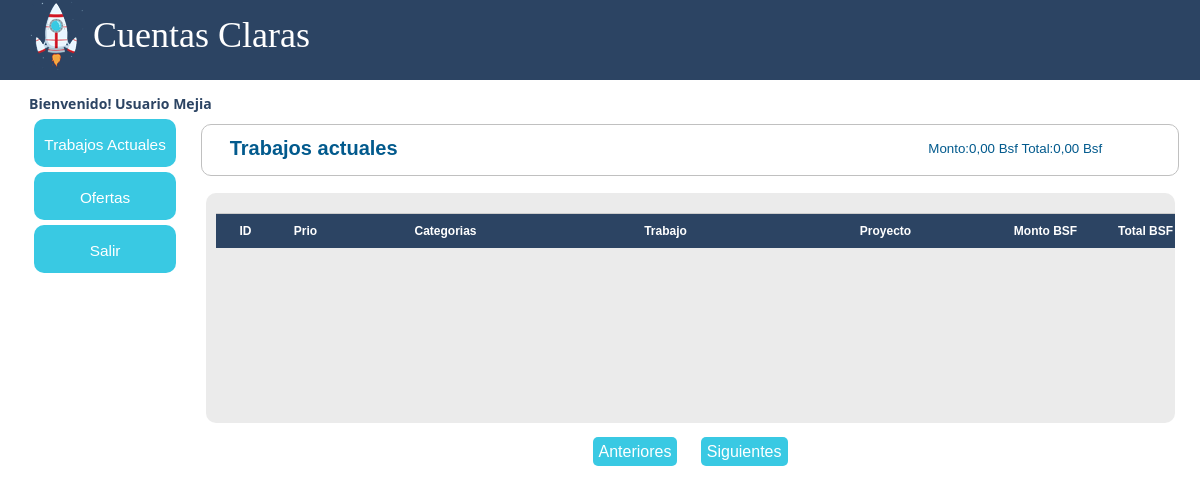
/observacion/trabajos_actuales/trabajos_actuales.php (signed in), run on an earlier commit of the app's database.
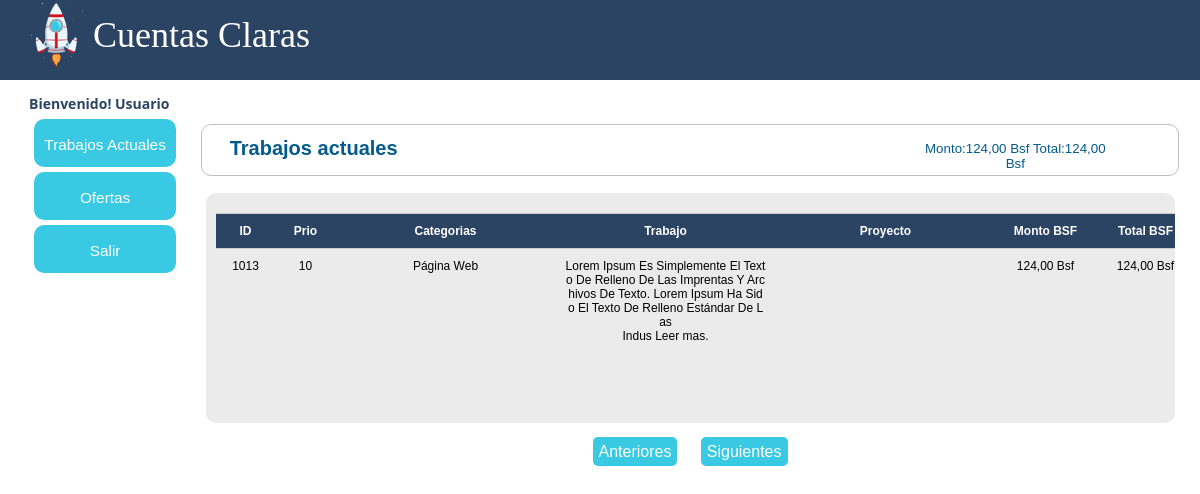
And on a later commit of the database.
### tables this page shows
CREATE TABLE `tb_trabajos_actuales` (
  `id_trab` int(11) NOT NULL AUTO_INCREMENT,
  `fkid_prio` int(11) NOT NULL,
  `fkid_requ` varchar(500) NOT NULL DEFAULT '',
  `proy_trab` varchar(250) NOT NULL,
  `trab_trab` varchar(1000) NOT NULL,
  `form_trab` varchar(20) NOT NULL,
  `moda_trab` varchar(20) NOT NULL,
  `obse_trab` varchar(500) NOT NULL,
  `cant_trab` int(10) NOT NULL,
  `mont_bsf_trab` int(10) NOT NULL,
  `tota_vef_trab` int(10) NOT NULL DEFAULT '0',
  `tiem_esti_trab` varchar(250) NOT NULL,
  `id_usuario` int(11) NOT NULL,
  PRIMARY KEY (`id_trab`)
);

CREATE TABLE `tb_requerimientos` (
  `id_requ` int(11) NOT NULL AUTO_INCREMENT,
  `desc_requ` varchar(250) NOT NULL,
  PRIMARY KEY (`id_requ`)
);

### observacion/controle/vSession.php (called while the page is built, shortened)
<?php
	if (isset($_SESSION['k_username'])) {
		$nomUser = ($_SESSION['k_username']);
		}
		else{
		$valSes = '2';
		}
        ?>

### observacion/include/menu.php (called while the page is built, shortened)
<?php
$rol = $_SESSION["rol"];
?>

### observacion/class/class.php (called while the page is built, shortened)
<?php
class Conectar
{
	public static function conecta()
	{
		$con = mysql_connect("localhost","root","webmastersixaguer");
		return $con;
		}
	}
class TrabajosActuales
{
	private $datos, $datos2,$datos3,$usuarios, $requ, $requ2, $prio1, $prio2, $suma;
	public function __construct()
	{
		$this->datos=array();
	}
	public function listarTrabajosUsuario($usuario)
	{
		$sql = "select * from tb_trabajos_actuales As A inner join tb_usuarios As B on A.id_usuario = B.id_usuario where B.id_rol = 2 and A.id_usuario = $usuario";
		$res = mysql_query($sql,Conectar::conecta());
		while($reg = mysql_fetch_assoc($res))
		{
			$this->datos[] = $reg;
		}
		return $this->datos;
	}
	public function paginadoTrabajosUsuario($inicio,$usuario)
	{
		$sql = "select * from tb_trabajos_actuales As A inner join tb_usuarios As B on A.id_usuario = B.id_usuario where B.id_rol = 2 and A.id_usuario = $usuario order by id_trab desc limit $inicio, 10";
		$res = mysql_query($sql, Conectar::conecta());
		while($reg = mysql_fetch_assoc($res))
		{
			$this->datos[] = $reg;
		}
		return $this->datos;
	}
			public function sumarCampo($id_usuario)
			{
				$sql = "select SUM(mont_bsf_trab),SUM(tota_vef_trab)  from tb_trabajos_actuales where id_usuario = $id_usuario";
				$res = mysql_query($sql,Conectar::conecta());
				while($reg = mysql_fetch_assoc($res))
				{
					$this->suma[] = $reg;
				}
				return $this->suma;
			}
	}

### observacion/trabajos_actuales/trabajos_actuales.php (the view, shortened to what the changed rows need)
<?php include("start.php");
	  include("../class/class.php");
	  $trabajo =  new TrabajosActuales();
	  include("../controle/vSession.php");
	  $id_usuario = $_SESSION["id_usuario"];
?>
<!DOCTYPE html PUBLIC "-//W3C//DTD XHTML 1.0 Transitional//EN" "http://www.w3.org/TR/xhtml1/DTD/xhtml1-transitional.dtd">
<html xmlns="http://www.w3.org/1999/xhtml">
<head>
<link rel="stylesheet" href="../css/style.css"/>
<link rel="stylesheet" href="../css/jquery.ui.all.css">
<link href="../css/style_menu.css" rel="stylesheet" type="text/css" />
</head>
<body class="dt-example" <?php ?>>
<div id="pantalla">
    <div id="conten">
        <div id="top">
        	<div id="logo">
                 <div id="liDet"><span style="padding-left:5px;color: #2C4463;"><?php echo ("Bienvenido! "). ucwords ($nomUser);?></span></div>
             </div>
        <div id="fila_columna">
            <div id="columna1"><?php include("../include/menu.php")?></div>
            <div id="columna2">
    <center>
    <div id="cuerpo_general">
    	<div id="tilulos">
        <?php
		if($rol == 1)
		{
			?>
            	<div id="botenes">
                <div style="width:60px; float:left; margin:0px 20px 0px 0px; ">
                    	<center>
                            <a href="trabajos_actuales.php">
                                <img src="../images/ico-consu.png" border="0" width="30" />
                                <div>Consulta</div>
                            </a>
                        </center>
                    </div><!--Cierre boton consultar
                	<div style="width:60px; float:left; margin:0px 20px 0px 0px">Boton Añadir
                    	<center>
                            <a href="add_trabajos.php">
                                <img src="../images/ico-add.png" border="0" width="30" />
                                <div>Añadir</div>
                            </a>
                        </center>
                    </div>Cierre boton añadir-->
                </div>
                <?php
				}
				else
				{
					$suma = $trabajo->sumarCampo($_SESSION["id_usuario"]);
					for($s=0; $s <sizeof($suma); $s ++)
					{
					?>
                    <div id="suma">
                	<div style="width:200px; float:left; margin:0px 20px 0px 0px; ">
                    	<center>
                          <?php echo "Monto:".number_format($suma[$s]["SUM(mont_bsf_trab)"], 2, ',', '.')." Bsf"; ?>
                          <?php echo "Total:".number_format($suma[$s]["SUM(tota_vef_trab)"], 2, ',', '.')." Bsf"; ?>
                        </center>
                    </div>
                    </div>
					 <?php
                     }
					}
				?>
                <h2 style="padding-top:12px;">Trabajos actuales</h2>
        </div>
    	<div id="contenedor-cliente">
        <?php
		if ($rol == 1)
		{
			?>
                <div id="sub-contenedor-cliente">
                <form name="form_trab_actu" id="form_trab_actu" action="registro_cliente.php" method="post">
                <input type="hidden" name="cod_unitrab" id="cod_unitrab" />
                <div class="fila tabla titulo">
                	<div class="columna tabla corto">ID</div>
                    <div class="columna tabla corto">Prio</div>
                    <div class="columna tabla largo">Categorias</div>
                    <div class="columna tabla largo">Trabajo</div>
                    <div class="columna tabla largo">Proyecto</div>
                    <div class="columna tabla medio">Monto BSF</div>
                    <div class="columna tabla medio">Total BSF</div>
                    <div class="columna tabla medio">Usuario Asignado</div>
                    <div class="columna tabla corto">V/M</div>
                    <div class="columna tabla corto">Elim.</div>
                </div>
                 <?php
				 if(isset($_GET["posicion"]))
				 {
					 $inicio = $_GET["posicion"];
					 }
				 		else
						 {
							 $inicio=0;
							 }
				 $paginacion = $trabajo->paginadoTrabajos($inicio);
				 $row = $trabajo->listarTrabajos();
				 $ind=0;
				 for($i=0; $i<sizeof($paginacion); $i++)
                  {
                    $ind= $ind + 1;
                    ?>
                        <div class="fila tabla filaContenido">
                        <a href="javascript:void(0);" onclick="window.location='modificar_trabajos.php?codi_trab=<?php echo $row[$i]["id_trab"]?>'">
                        <div class="columna tabla corto contenido" ><?php echo $row[$i]["id_trab"] ?></div>
                        <div class="columna tabla corto contenido" ><?php echo substr(ucwords($row[$i]["fkid_prio"]),0,20);?></div>
                        <?php
						if ($row[$i]["fkid_requ"] !=0)
						{
							$requerimiento = $row[$i]["fkid_requ"];
							$respuesta=mysql_query("select * from tb_requerimientos where id_requ = $requerimiento");
							while($sel =mysql_fetch_array($respuesta))
							{
							?>
								<div class="columna tabla largo contenido" ><?php echo $sel["desc_requ"];?></div>
							<?php
							}
						}
						else
						{
							?>
								<div class="columna tabla largo contenido" >Por asignar Categoria</div>
							<?php
							}
						?>
                        <div class="columna tabla largo contenido" ><?php if (strlen($row[$i]["trab_trab"]) >= 150){echo  substr(wordwrap(ucwords($row[$i]["trab_trab"]), 150, "<br>",1),0,150)." <span class='leerMas'>Leer mas.</span>";}else{echo  substr(wordwrap(ucwords($row[$i]["trab_trab"]), 150, "<br>",1),0,150);}?></div>
                        <div class="columna tabla largo contenido" ><?php if (strlen($row[$i]["proy_trab"]) >= 150){echo  substr(wordwrap(ucwords($row[$i]["proy_trab"]), 150, "<br>",1),0,150)." <span class='leerMas'>Leer mas.</span>";}else{echo  substr(wordwrap(ucwords($row[$i]["proy_trab"]), 150, "<br>",1),0,150);}?></div>
                        <div class="columna tabla medio contenido"><?php echo number_format($row[$i]["mont_bsf_trab"], 2, ',', '.')." Bsf"?></div>
                        <div class="columna tabla medio contenido"><?php echo number_format($row[$i]["tota_vef_trab"], 2, ',', '.')." Bsf"?></div>
                        <?php
						if ($row[$i]["id_usuario"] !=0)
						{
							$id_usuario = $row[$i]["id_usuario"];
							$respuesta=mysql_query("select * from tb_usuarios as A inner join tb_trabajos_asignados as B on A.id_usuario = B.id_usuario where A.id_usuario =  $id_usuario");
							while($sel =mysql_fetch_array($respuesta))
							{
							?>
								<div class="columna tabla medio contenido" ><?php echo $sel["nomb_usuario"].' '.$sel["apel_usuario"];?></div>
							<?php
							}
						}
						else
						{
							?>
							<div class="columna tabla medio contenido" >Pendiente por Ofertar</div>
                            <?php
						}
						?>
                        <div class="columna tabla corto contenido"><img src="../images/modificar.png" style="cursor:pointer;" width="32" title="Modificar" align="center"/></div>
                        </a>
                        <div class="columna tabla corto contenido"><img src="../images/eliminar.png"   style="cursor:pointer;" title="Eliminar" width="32" align="center" onclick="eliminarTrab(<?php echo $row[$i]["id_trab"]?>)"></div>
                        </div>
                   <?php
                    }
                    ?>
                </form>
                    </div>
        	</div>
            <div id="paginacion">
						<?php
                        if($inicio==0)
                        {
                        ?><span class="paginado">Anteriores</span><?php
                            }
                            else
                            {
                             $anterior =$inicio-10;
                             ?>
                             <a href="?posicion=<?php echo $anterior ?>" title="Anteriores"  class="paginado">Anteriores</a>
                             <?php
                            }
                        ?>
                          &nbsp;&nbsp;
                        <?php
                            if(count($paginacion)>=10)
                            {
                                $proxima = $inicio+10;
                                ?>
                                <a href="?posicion=<?php echo $proxima;?>" title="Siguiente"  class="paginado">Siguientes</a>
                                <?php
                                }
                                else
                                {
                                 ?><span class="paginado">Siguientes</span>
                                    <?php
                                }
                            ?>
                    </div>
                    <?php
					exit;
				}
				else
				{
					?>
                    <div id="sub-contenedor-cliente">
                <form name="form_trab_actu" id="form_trab_actu" action="registro_cliente.php" method="post">
                 <?php
				 if(isset($_GET["posicion"]))
				 {
					 $inicio = $_GET["posicion"];
					 }
				 		else
						 {
							 $inicio=0;
							 }
				 $paginacion = $trabajo->paginadoTrabajosUsuario($inicio,$id_usuario);
				 $cons = $trabajo->listarTrabajosUsuario($id_usuario);
				 for($i=0; $i<sizeof($paginacion); $i++)
                  {
                    ?>
                        <div class="fila tabla filaContenido">
                        <a href="javascript:void(0);" onclick="window.location='modificar_trabajos.php?codi_trab=<?php echo $cons[$i]["id_trab"]?>'">
                        <div class="columna tabla corto contenido" ><?php echo $cons[$i]["id_trab"] ?></div>
                        <div class="columna tabla corto contenido" ><?php echo substr(ucwords($cons[$i]["fkid_prio"]),0,20);?></div>
                        <?php
						if ($cons[$i]["fkid_requ"] !=0)
						{
							$requerimiento = $cons[$i]["fkid_requ"];
							$respuesta=mysql_query("select * from tb_requerimientos where id_requ = $requerimiento");
							while($sel =mysql_fetch_array($respuesta))
							{
							?>
								<div class="columna tabla largo contenido" ><?php echo $sel["desc_requ"];?></div>
							<?php
							}
						}
						else
						{
							?>
								<div class="columna tabla largo contenido" >Por asignar Categoria</div>
							<?php
							}
						?>
                        <div class="columna tabla largo contenido" ><?php if (strlen($cons[$i]["trab_trab"]) >= 150){echo  substr(wordwrap(ucwords($cons[$i]["trab_trab"]), 150, "<br>",1),0,150)." <span class='leerMas'>Leer mas.</span>";}else{echo  substr(wordwrap(ucwords($cons[$i]["trab_trab"]), 150, "<br>",1),0,150);}?></div>
                        <div class="columna tabla largo contenido" ></div>
                        <div class="columna tabla medio contenido"><?php echo number_format($cons[$i]["mont_bsf_trab"], 2, ',', '.')." Bsf"?></div>
                        <div class="columna tabla medio contenido"><?php echo number_format($cons[$i]["tota_vef_trab"], 2, ',', '.')." Bsf"?></div>
                        </a>
                       </div>
                   <?php
                    }
                    ?>
                </form>
                    </div>
        	</div>
                    <?php
					}
					?>
       </div>
            </div>
        </div>
    </div>
</div>
</body>
</html>

What changed in the data, as far as the page shows it:
now on this page (row edited): tb_trabajos_actuales: id_trab "1013", fkid_prio "10", trab_trab "Lorem Ipsum Es Simplemente El Texto De Relleno De Las Imprentas Y Archivos De Texto. Lorem Ipsum Ha Sido El Texto De Relleno Estándar De Las Indus", mont_bsf_trab "124,00", tota_vef_trab "124,00"
added tb_requerimientos: desc_requ "Página Web"
Also different on the page:
$nomUser: "Usuario Mejia" → "Usuario"
new list line: "Monto: 124,00 Bsf Total: 124,00 Bsf"
list line gone: "Monto: 0,00 Bsf Total: 0,00 Bsf"
